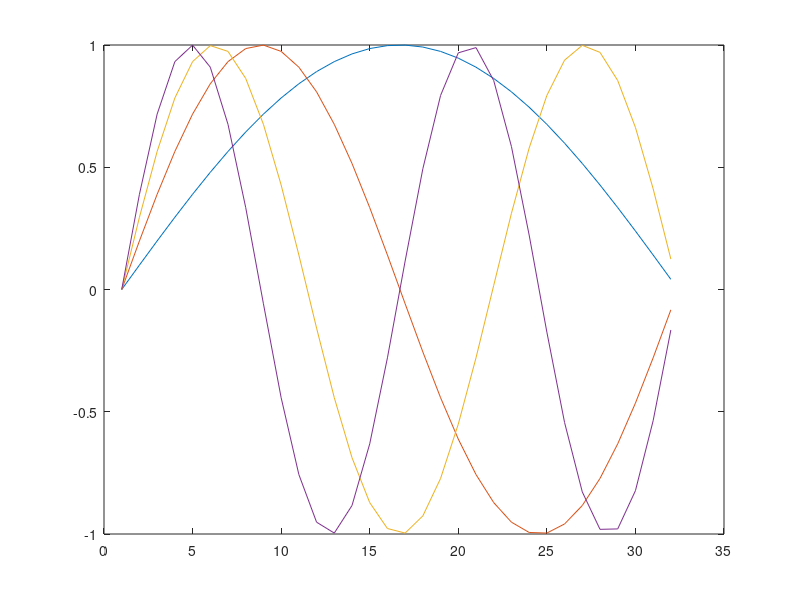

Write the MATLAB code that produced this figure.
clc; clear all; close all;
x=0:0.1:pi;
y1=sin(x);
y2=sin(2*x);
y3=sin(3*x);
y4=sin(4*x);
plot(y1);
hold on;
plot(y2);
hold on;
plot(y3);
hold on;
plot(y4);
hold off;